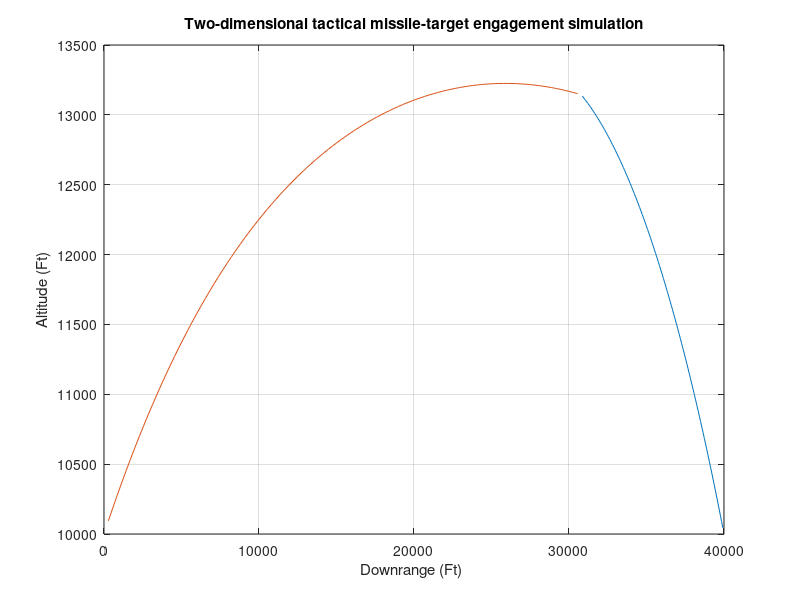
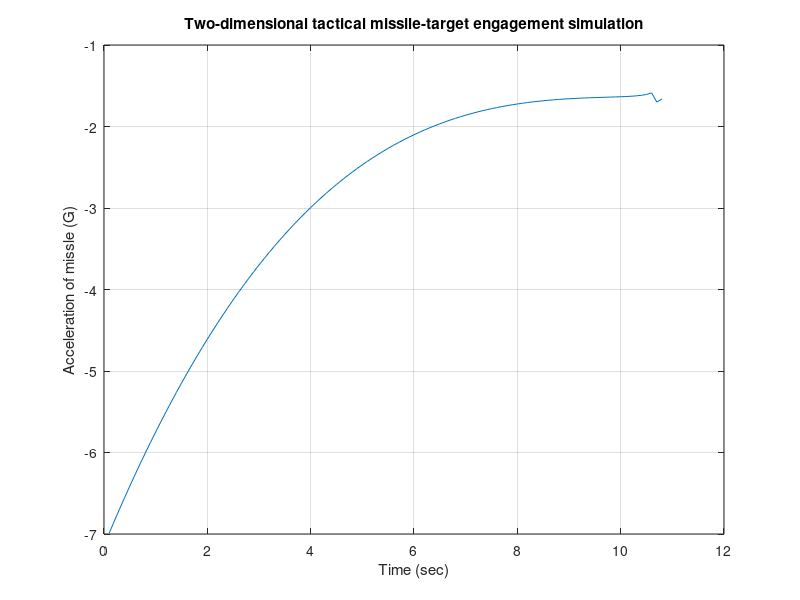
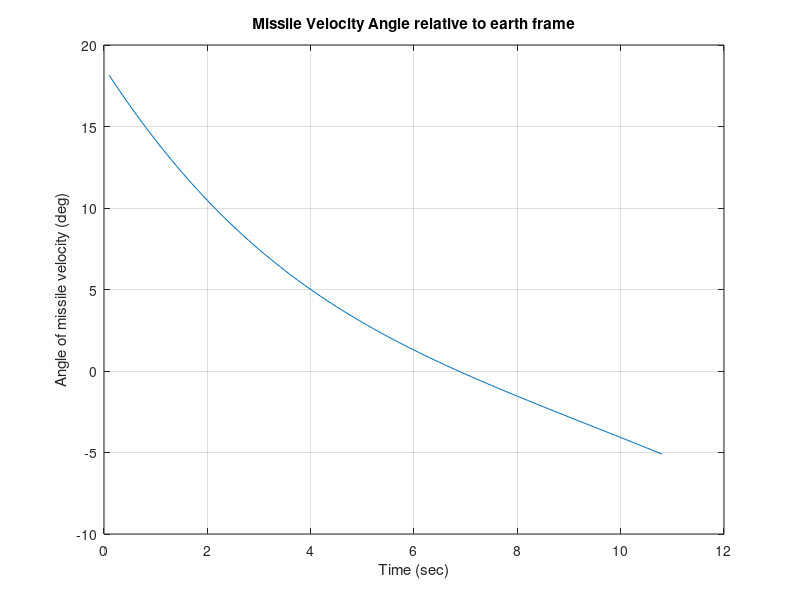
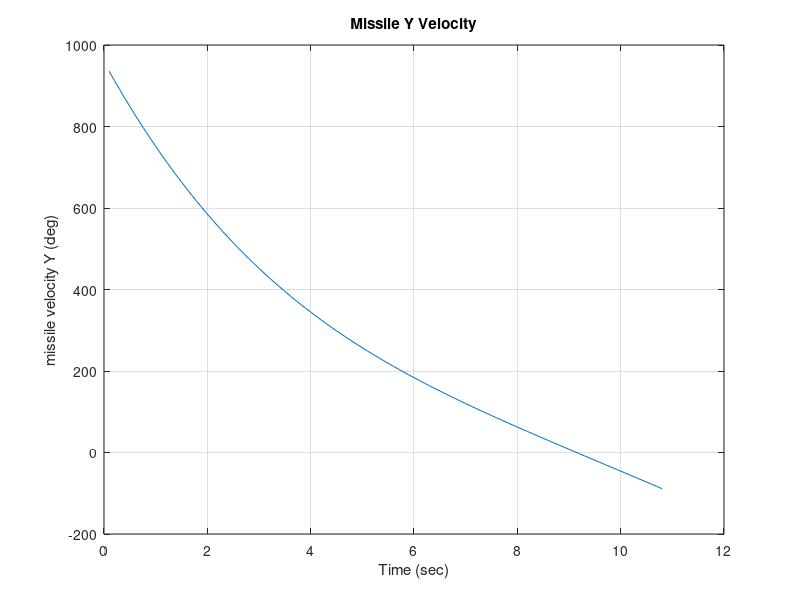

Write MATLAB code to recreate these figures, in order.
clear all;
n=0;
% velocity of missile and target
VM = 3000.;
VT = 900.;

% acceleration magnitude of target
g = 32.2; %ft /s^2
XNT = -g;

% initial heading error
HEDEG = 10.;

% acceleration magnitude of missile
XNP = 5.;

% initial positions of missile and target
RM1 = 0.;
RM2 = 10000.;
RT1 = 40000.;
RT2 = 10000.;

% initial target angle from reference frame
BETA=pi/6;

% velocity components of target
VT1=-VT*cos(BETA);
VT2=VT*sin(BETA);

% convert degrees to radians
HE=HEDEG/57.3;

% time 
T=0.;
S=0.;

% x and y distance between missile and target
RTM1=RT1-RM1;
RTM2=RT2-RM2;

% magnitude distance between missile and target
RTM=sqrt(RTM1*RTM1+RTM2*RTM2);

% angle between missile and target respect to earth frame
XLAM=atan2(RTM2,RTM1);

% missile lead angle, initial launch angle, correct on collision triangle
XLEAD=asin(VT*sin(BETA+XLAM)/VM);

% missile angle respect to earth frame
THET=XLAM+XLEAD;

% componentize missile velocity
VM1=VM*cos(THET+HE);
VM2=VM*sin(THET+HE);

% difference between missle and target velocities componentized
VTM1 = VT1 - VM1;
VTM2 = VT2 - VM2;

% closing velocity, -RdotTM
VC=-(RTM1*VTM1 + RTM2*VTM2)/RTM;

% when Vc changes direction
while VC >= 0

	if RTM < 1000
		% integration step size change
		H=.0002;
		else
		H=.01;
	end

	% set previous variables to current ones
	BETAOLD=BETA;
	RT1OLD=RT1;
	RT2OLD=RT2;
	RM1OLD=RM1;
	RM2OLD=RM2;
	VM1OLD=VM1;
	VM2OLD=VM2;

	STEP=1;
	FLAG=0;
	while STEP <=1 % 2nd order runge kutta
		if FLAG==1 % 1st step of runge kutta
			STEP=2;
			BETA=BETA+H*BETAD;
			RT1=RT1+H*VT1;
			RT2=RT2+H*VT2;
			RM1=RM1+H*VM1;
			RM2=RM2+H*VM2;
			VM1=VM1+H*AM1;
			VM2=VM2+H*AM2;
			T=T+H;
		end
		% solve for variables to find missile acceleration and beta dot
		RTM1=RT1-RM1;
		RTM2=RT2-RM2;
		RTM=sqrt(RTM1*RTM1+RTM2*RTM2);
		VTM1=VT1-VM1;
		VTM2=VT2-VM2;
		VC=-(RTM1*VTM1+RTM2*VTM2)/RTM;
		XLAM=atan2(RTM2,RTM1);
		XLAMD=(RTM1*VTM2-RTM2*VTM1)/(RTM*RTM);
		XNC=XNP*VC*XLAMD;
		AM1=-XNC*sin(XLAM);
		AM2=XNC*cos(XLAM);
		VT1=-VT*cos(BETA);
		VT2=VT*sin(BETA);
		BETAD=XNT/VT;
		FLAG=1;
	end
	% 2nd step of runge kutta
	FLAG=0;
	BETA=.5*(BETAOLD+BETA+H*BETAD);
	RT1=.5*(RT1OLD+RT1+H*VT1);
	RT2=.5*(RT2OLD+RT2+H*VT2);
	RM1=.5*(RM1OLD+RM1+H*VM1);
	RM2=.5*(RM2OLD+RM2+H*VM2);
	VM1=.5*(VM1OLD+VM1+H*AM1);
	VM2=.5*(VM2OLD+VM2+H*AM2);
	S=S+H;
	% plot every 0.1 seconds for computation sake
	if S >=.09999
		S=0.;
		n=n+1;
		ArrayT(n)=T;
		ArrayRT1(n)=RT1;
		ArrayRT2(n)=RT2;
		ArrayRM1(n)=RM1;
		ArrayRM2(n)=RM2;
		ArrayXNCG(n)=XNC/32.2;
		ArrayRTM(n)=RTM;

		% store heading over time
		ArrayMissileAngle(n)=rad2deg(XLAM+atan2(VM2,VM1));
		ArrayMissileY(n)=VM2;
	end
end
RTM;
figure
plot(ArrayRT1,ArrayRT2,ArrayRM1,ArrayRM2),grid
title('Two-dimensional tactical missile-target engagement simulation')
xlabel('Downrange (Ft) ')
ylabel('Altitude (Ft)')
figure
plot(ArrayT,ArrayXNCG),grid
title('Two-dimensional tactical missile-target engagement simulation')
xlabel('Time (sec)')
ylabel('Acceleration of missle (G)')
figure
plot(ArrayT, ArrayMissileAngle), grid
title('Missile Velocity Angle relative to earth frame')
xlabel('Time (sec)')
ylabel('Angle of missile velocity (deg)')
figure
plot(ArrayT, ArrayMissileY), grid
title('Missile Y Velocity')
xlabel('Time (sec)')
ylabel('missile velocity Y (deg)')
clc
output=[ArrayT',ArrayRT1',ArrayRT2',ArrayRM1',ArrayRM2',ArrayXNCG',ArrayRTM' ];
